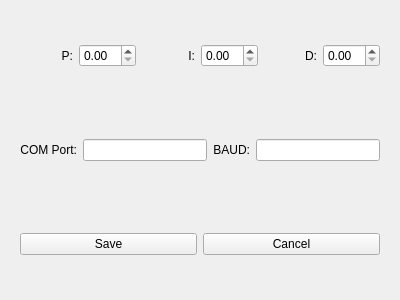
<?xml version="1.0" encoding="UTF-8"?>
<ui version="4.0">
 <class>Options</class>
 <widget class="QWidget" name="Options">
  <property name="geometry">
   <rect>
    <x>0</x>
    <y>0</y>
    <width>400</width>
    <height>300</height>
   </rect>
  </property>
  <property name="windowTitle">
   <string>Form</string>
  </property>
  <layout class="QVBoxLayout" name="verticalLayout">
   <item>
    <widget class="QWidget" name="widget" native="true">
     <layout class="QHBoxLayout" name="horizontalLayout">
      <item>
       <widget class="QLabel" name="label">
        <property name="text">
         <string>P:</string>
        </property>
        <property name="alignment">
         <set>Qt::AlignRight|Qt::AlignTrailing|Qt::AlignVCenter</set>
        </property>
       </widget>
      </item>
      <item>
       <widget class="QDoubleSpinBox" name="doubleSpinBox"/>
      </item>
      <item>
       <widget class="QLabel" name="label_2">
        <property name="text">
         <string>I:</string>
        </property>
        <property name="alignment">
         <set>Qt::AlignRight|Qt::AlignTrailing|Qt::AlignVCenter</set>
        </property>
       </widget>
      </item>
      <item>
       <widget class="QDoubleSpinBox" name="doubleSpinBox_2"/>
      </item>
      <item>
       <widget class="QLabel" name="label_3">
        <property name="text">
         <string>D:</string>
        </property>
        <property name="alignment">
         <set>Qt::AlignRight|Qt::AlignTrailing|Qt::AlignVCenter</set>
        </property>
       </widget>
      </item>
      <item>
       <widget class="QDoubleSpinBox" name="doubleSpinBox_3"/>
      </item>
     </layout>
    </widget>
   </item>
   <item>
    <widget class="QWidget" name="widget_2" native="true">
     <layout class="QHBoxLayout" name="horizontalLayout_2">
      <item>
       <widget class="QLabel" name="label_4">
        <property name="text">
         <string>COM Port:</string>
        </property>
        <property name="alignment">
         <set>Qt::AlignRight|Qt::AlignTrailing|Qt::AlignVCenter</set>
        </property>
       </widget>
      </item>
      <item>
       <widget class="QLineEdit" name="lineEdit"/>
      </item>
      <item>
       <widget class="QLabel" name="label_5">
        <property name="text">
         <string>BAUD:</string>
        </property>
        <property name="alignment">
         <set>Qt::AlignRight|Qt::AlignTrailing|Qt::AlignVCenter</set>
        </property>
       </widget>
      </item>
      <item>
       <widget class="QLineEdit" name="lineEdit_2"/>
      </item>
     </layout>
    </widget>
   </item>
   <item>
    <widget class="QWidget" name="widget_3" native="true">
     <layout class="QHBoxLayout" name="horizontalLayout_3">
      <item>
       <widget class="QPushButton" name="pushButton">
        <property name="text">
         <string>Save</string>
        </property>
       </widget>
      </item>
      <item>
       <widget class="QPushButton" name="pushButton_2">
        <property name="text">
         <string>Cancel</string>
        </property>
       </widget>
      </item>
     </layout>
    </widget>
   </item>
  </layout>
 </widget>
 <resources/>
 <connections/>
</ui>
